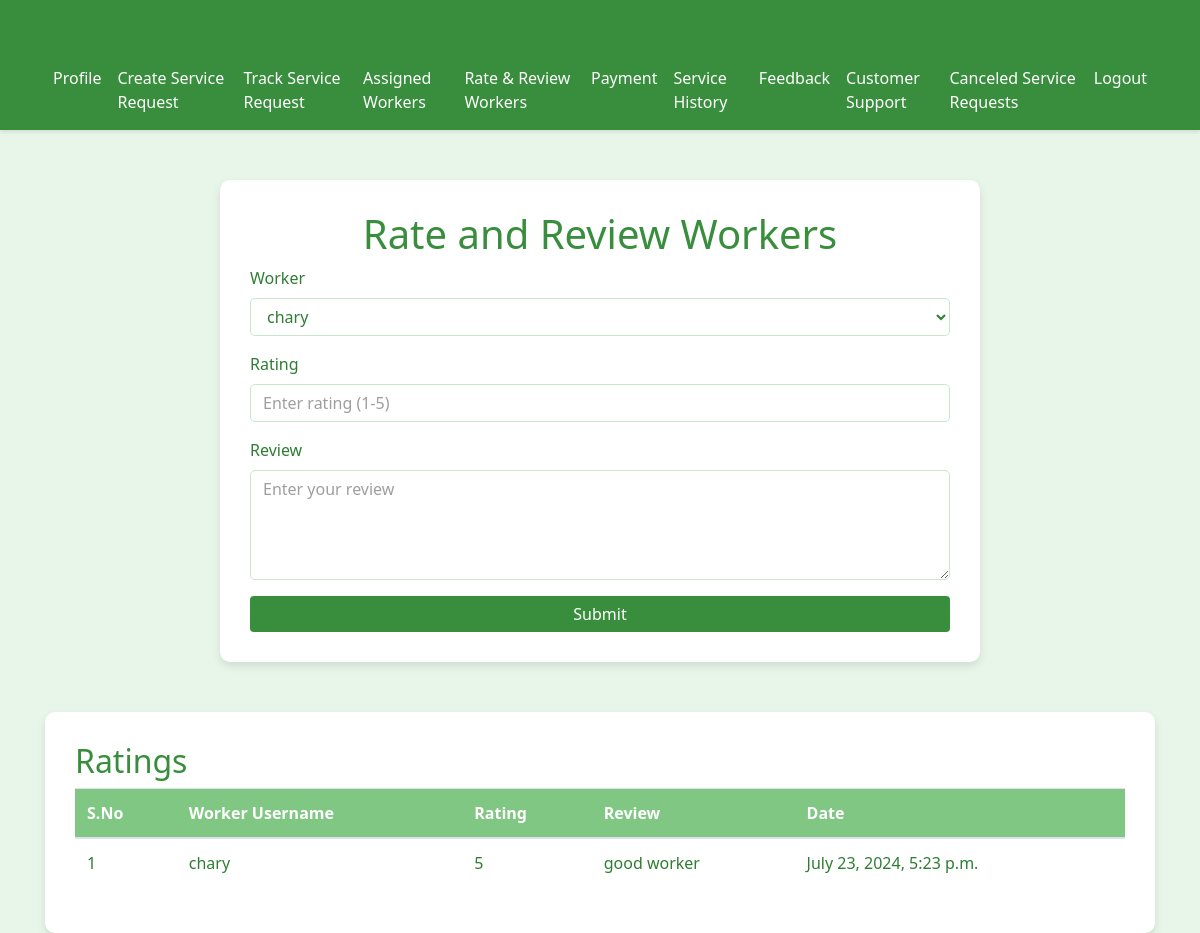
The page /customer/rate_review_workers (signed in) on the database its author committed.
### wfmadmin/models.py (models this page shows, shortened)
class worker(models.Model):
    id = models.AutoField(primary_key=True)
    firstname = models.CharField(max_length=30)
    lastname = models.CharField(max_length=30)
    address = models.CharField(max_length=100)
    city = models.CharField(max_length=20)
    state = models.CharField(max_length=20)
    country = models.CharField(max_length=20)
    username = models.CharField(max_length=20)
    email = models.EmailField(max_length=20)
    number = models.IntegerField()
    password = models.CharField(max_length=20)
    status = models.BooleanField(default=False)
    created_at = models.DateTimeField(auto_now_add=True)

class Userratereview(models.Model):
    user = models.ForeignKey(customer, on_delete=models.CASCADE)
    worker = models.ForeignKey(worker, on_delete=models.CASCADE)
    rating = models.PositiveSmallIntegerField()
    review = models.TextField()
    submitted_at = models.DateTimeField(auto_now_add=True)

### customer/views.py (the view)
# urls.py: path('rate_review_workers', rate_review_workers, name='rate_review_workers'),
def rate_review_workers(request):
    user_id = request.session.get('customer_id')
    completed_assignments = Assignment.objects.filter(customer=user_id,status='complete')
    workers = [assignment.worker.username for assignment in completed_assignments]
    customer_request = Userratereview.objects.filter(user=user_id)
    return render(request, 'customer/rate_review_workers.html', {'workers': workers, 'customer_request': customer_request})

### templates/customer/rate_review_workers.html (shortened to what this page needs)
<!DOCTYPE html>
<html lang="en">
<head>
  <link href="https://stackpath.bootstrapcdn.com/bootstrap/4.5.2/css/bootstrap.min.css" rel="stylesheet">
</head>
<body>
  {% include 'customer/customernavbar.html' %}
  <div class="container">
    <div class="row">
      <div class="col-md-8 offset-md-2 form-container">
        <h1 class="text-center">Rate and Review Workers</h1>
        <form method="post" action="{% url 'submit_rating_review' %}">
          <div class="form-group">
            <label for="worker">Worker</label>
            <select class="form-control" id="worker" name="worker" required>
              {% for worker in workers %}
                <option value="{{ worker }}">{{ worker }}</option>
              {% endfor %}
            </select>
          </div>
          <div class="form-group">
            <label for="rating">Rating</label>
            <input type="number" class="form-control" id="rating" name="rating" placeholder="Enter rating (1-5)" min="1" max="5" required>
          </div>
          <div class="form-group">
            <label for="review">Review</label>
            <textarea class="form-control" id="review" name="review" rows="4" placeholder="Enter your review" required></textarea>
          </div>
          <button type="submit" class="btn btn-secondary btn-block">Submit</button>
        </form>
      </div>
    </div>
  </div>
  <section id="contact" class="contact">
    <div class="container">
      <div class="form-container">
        <div class="section-title">
            <h2>Ratings</h2>
        </div>
        <div class="table-responsive">
          <table class="table">
            <thead>
              <tr>
                <th>S.No</th>
                <th>Worker Username</th>
                <th>Rating</th>
                <th>Review</th>
                <th>Date</th>
              </tr>
            </thead>
            <tbody>
              {% for req in customer_request %}
                <tr>
                  <td>{{forloop.counter}}</td>
                  <td>{{ req.worker.username }}</td>
                  <td>{{ req.rating }}</td>
                  <td>{{ req.review }}</td>
                  <td>{{ req.submitted_at }}</td>
                </tr>
              {% endfor %}
            </tbody>
          </table>
        </div>
      </div>
    </div>
  </section>
</body>
</html>

### templates/customer/rate_review_workers.html (style rules this page uses)
body { background-color: #e8f5e9; color: #2e7d32; font-family: 'Segoe UI', Tahoma, Geneva, Verdana, sans-serif; }
.container { margin-top: 50px; }
.form-container { background-color: #ffffff; padding: 30px; border-radius: 10px; box-shadow: 0 4px 8px rgba(0, 0, 0, 0.1); }
.form-control { border: 1px solid #c8e6c9; border-radius: 5px; color: #2e7d32; }
.form-control::placeholder { color: #9e9e9e; }
.btn-secondary { background-color: #388e3c; border: none; color: #ffffff; }
h1, h2 { color: #388e3c; }
.table th { background-color: #81c784; color: #ffffff; }
.table td { color: #2e7d32; }

### rows shown on the page
worker: worker "chary"
Userratereview: worker.username "chary", rating "5", review "good worker", submitted_at "July 23, 2024, 5:23 p.m."
